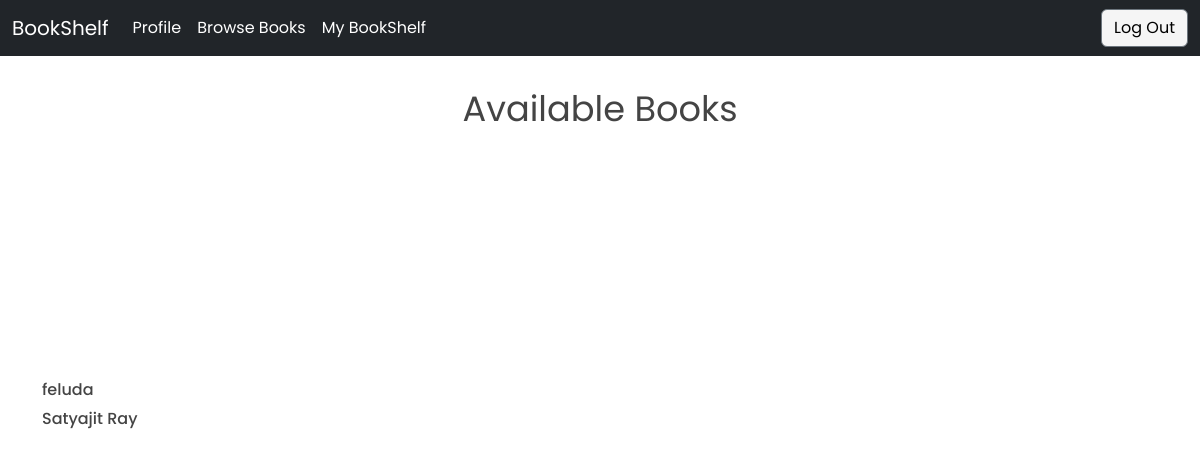
Before: /userProfiles/customer/browseBooks/index.php (signed in) with the older database file.
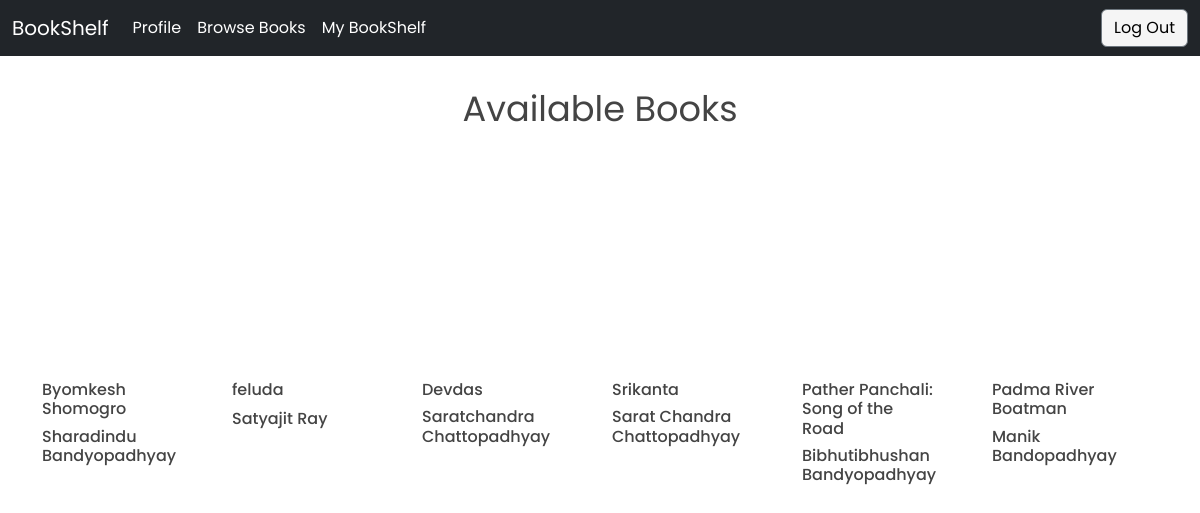
After: the same page with the newer database file.
### tables this page shows
CREATE TABLE `book` (
  `ISBN` varchar(13) NOT NULL,
  `name` varchar(255) NOT NULL,
  `author` varchar(255) NOT NULL,
  `edition` varchar(3) NOT NULL,
  `publisher` varchar(255) NOT NULL,
  `image` varchar(100) NOT NULL
);

### userProfiles/customer/browseBooks/index.php (the view, shortened to what this page needs)
<?php
include '../../../Database/Config.php';
$sql = "SELECT * FROM book";
$result = mysqli_query($Conn, $sql);
?>
<!DOCTYPE html>
<html>
<head>
    <link href="../../../boxicons-2.1.4/css/boxicons.min.css" rel="stylesheet" />
    <link href="../../../css/bootstrap.min.css" rel="stylesheet" />
    <link href="style.css" rel="stylesheet" />
</head>
<body>
    <?php
    require 'navbar.php';
    ?>
    <section class="section-products mt-5">
        <div class="container">
            <div class="row justify-content-center text-center">
                <div class="col-md-8 col-lg-6">
                    <div class="header">
                        <h2>Available Books</h2>
                    </div>
                </div>
            </div>
            <div class="row">
                <?php
                if (mysqli_num_rows($result) > 0) {
                    while($row = mysqli_fetch_assoc($result)) {
                ?>
                <div class="col-xs-6 col-sm-6 col-md-4 col-lg-3 col-xl-2">
                    <div id="product-1" class="single-product fade-in-book" >
                        <div class="part-1" style="background-image: url('../../../../images/<?php echo $row['image']; ?>');">
                        </div>
                        <div class="part-2">
                            <h3 class="product-title"><?php echo $row["name"] ?></h3>
                            <h4 class="product"><?php echo $row["author"] ?></h4><br>
                        </div>
                    </div>
                </div>
                <?php
                    }
                }
                else {
                    echo "<p>No books found</p>";
                }
                ?>
            </div>
        </div>
    </section>
</body>
</html>

Changed rows visible on the page:
added book: name "Byomkesh Shomogro", author "Sharadindu Bandyopadhyay"
added book: name "Devdas", author "Saratchandra Chattopadhyay"
added book: name "Srikanta", author "Sarat Chandra Chattopadhyay"
added book: name "Pather Panchali: Song of the Road", author "Bibhutibhushan Bandyopadhyay"
added book: name "Padma River Boatman", author "Manik Bandopadhyay"
